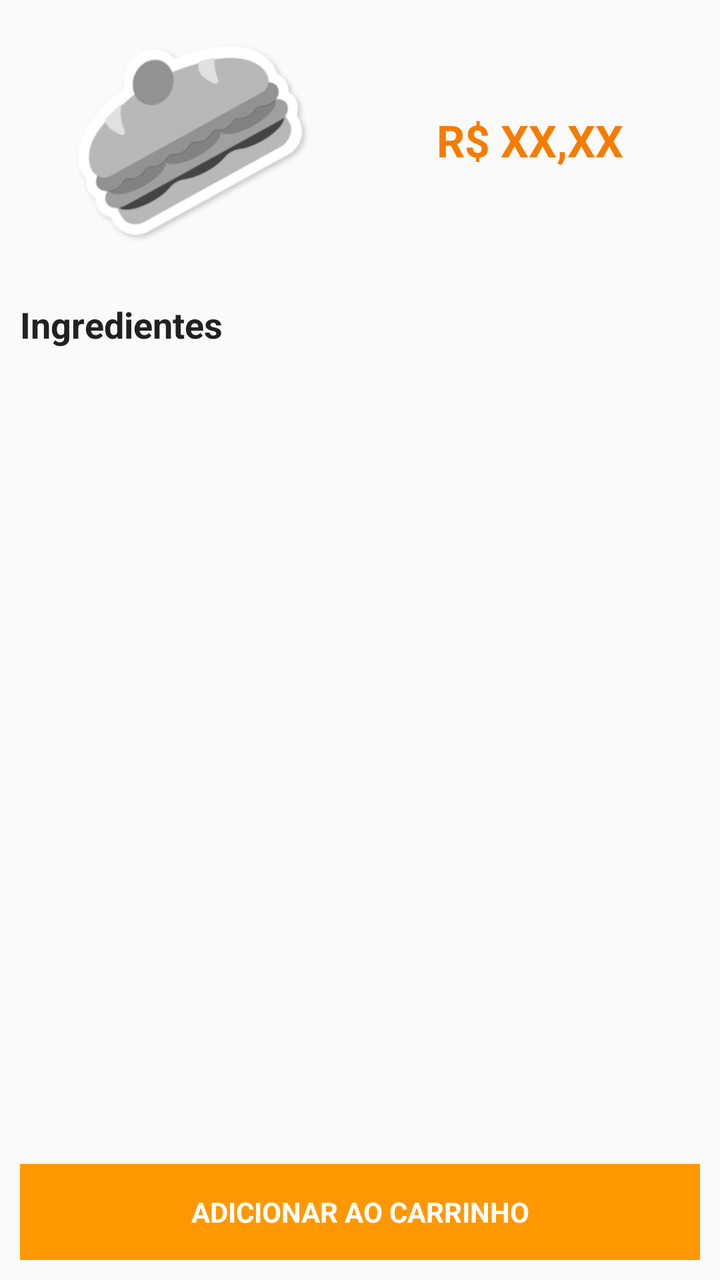
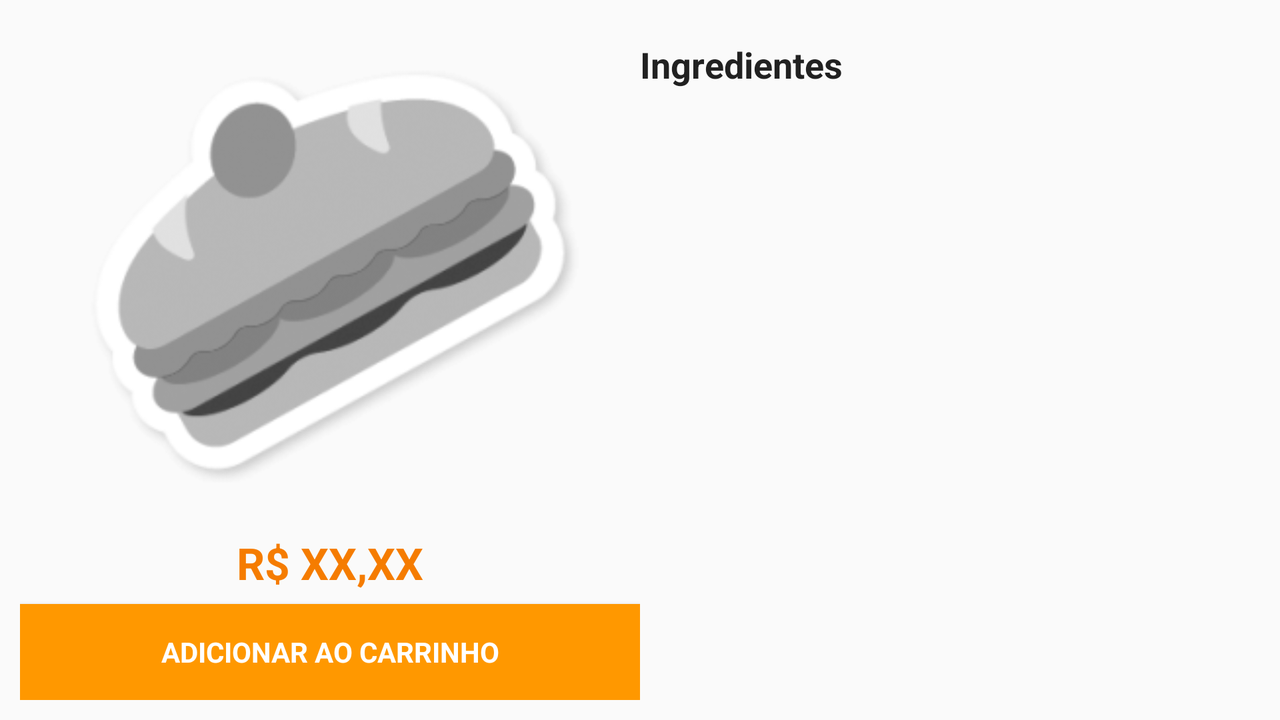

One screen, two layout resources from the same app: the default and the repository's alternative for another configuration. Each is rendered where Android would select it; the XML of both is given below.
<!-- AndroidManifest.xml: application theme AppTheme -->
<!-- res/layout/activity_sandwich_detail.xml -->
<?xml version="1.0" encoding="utf-8"?>
<RelativeLayout xmlns:android="http://schemas.android.com/apk/res/android"
    xmlns:tools="http://schemas.android.com/tools"
    android:layout_width="match_parent"
    android:layout_height="match_parent"
    android:layout_margin="@dimen/activity_margin"
    tools:context="br.com.andresguedes.sandwiches.view.activities.SandwichDetailActivity">

    <LinearLayout
        android:id="@+id/linearLayout"
        android:layout_width="match_parent"
        android:layout_height="wrap_content"
        android:layout_marginBottom="@dimen/activity_margin"
        android:orientation="horizontal">

        <ImageView
            android:id="@+id/imgFoto"
            android:layout_width="0dp"
            android:layout_height="120dp"
            android:layout_weight="1"
            android:src="@drawable/no_image" />

        <TextView
            android:id="@+id/txtPreco"
            android:layout_width="0dp"
            android:layout_height="wrap_content"
            android:layout_gravity="center"
            android:layout_weight="1"
            android:gravity="center"
            android:text="R$ XX,XX"
            android:textAppearance="@style/Base.TextAppearance.AppCompat.Large"
            android:textColor="@color/colorPrimaryDark"
            android:textStyle="bold" />

    </LinearLayout>

    <TextView
        android:id="@+id/textView"
        android:layout_width="match_parent"
        android:layout_height="wrap_content"
        android:layout_alignParentLeft="true"
        android:layout_alignParentStart="true"
        android:layout_below="@+id/linearLayout"
        android:layout_marginTop="10dp"
        android:text="Ingredientes"
        android:textAppearance="@style/Base.TextAppearance.AppCompat.Medium"
        android:textColor="@color/colorPrimaryText"
        android:textStyle="bold" />

    <android.support.v7.widget.RecyclerView
        android:id="@+id/rvIngredients"
        android:layout_width="match_parent"
        android:layout_height="match_parent"
        android:layout_above="@+id/btnAdicionarAoCarrinho"
        android:layout_below="@+id/textView"
        tools:listitem="@layout/ingredient_item_list" />

    <Button
        android:id="@+id/btnAdicionarAoCarrinho"
        style="@style/Button"
        android:layout_width="match_parent"
        android:layout_height="wrap_content"
        android:layout_alignParentBottom="true"
        android:text="@string/btn_add_cart" />

</RelativeLayout>
<!-- resources referenced by this layout -->
<resources>
  <color name="colorPrimaryDark">#F57C00</color>
  <color name="colorPrimaryText">#212121</color>
  <dimen name="activity_margin">10dp</dimen>
  <!-- drawable no_image: png bitmap (drawable-hdpi, 10407 bytes) -->
  <string name="btn_add_cart">ADICIONAR AO CARRINHO</string>
  <style name="Button" parent="@android:style/Widget.Button">
          <item name="android:background">@drawable/button</item>
          <item name="android:textColor">@android:color/white</item>
          <item name="android:textStyle">bold</item>
      </style>
  <style name="AppTheme" parent="Theme.AppCompat.Light.DarkActionBar">
          
          <item name="colorPrimary">@color/colorPrimary</item>
          <item name="colorPrimaryDark">@color/colorPrimaryDark</item>
          <item name="colorAccent">@color/colorAccent</item>
      </style>
  <!-- drawable button (drawable) -->
  <?xml version="1.0" encoding="utf-8"?>
  <selector xmlns:android="http://schemas.android.com/apk/res/android">
  
      <item android:state_pressed="true">
  
          <shape xmlns:android="http://schemas.android.com/apk/res/android"
              android:shape="rectangle">
              <solid android:color="@color/colorAccent" />
          </shape>
  
      </item>
      <item android:state_enabled="false">
  
          <shape xmlns:android="http://schemas.android.com/apk/res/android"
              android:shape="rectangle">
              <solid android:color="@color/colorPrimary" />
          </shape>
  
      </item>
      <item>
  
          <shape xmlns:android="http://schemas.android.com/apk/res/android"
              android:shape="rectangle">
              <solid android:color="@color/colorPrimary" />
          </shape>
  
      </item>
  
  
  </selector>
  <color name="colorPrimary">#FF9800</color>
  <color name="colorAccent">#FF5722</color>
</resources>
<!-- res/layout-land/activity_sandwich_detail.xml (the repository's variant of the layout above) -->
<!-- drawn on the phone turned sideways -->
<?xml version="1.0" encoding="utf-8"?>
<LinearLayout xmlns:android="http://schemas.android.com/apk/res/android"
    xmlns:tools="http://schemas.android.com/tools"
    android:layout_width="match_parent"
    android:layout_height="match_parent"
    android:layout_margin="@dimen/activity_margin"
    android:orientation="horizontal"
    tools:context="br.com.andresguedes.sandwiches.view.activities.SandwichDetailActivity">

    <LinearLayout
        android:layout_width="match_parent"
        android:layout_height="match_parent"
        android:layout_weight="1"
        android:orientation="vertical">

        <ImageView
            android:id="@+id/imgFoto"
            android:layout_width="match_parent"
            android:layout_height="0dp"
            android:layout_weight="1"
            android:src="@drawable/no_image" />

        <TextView
            android:id="@+id/txtPreco"
            android:layout_width="match_parent"
            android:layout_height="wrap_content"
            android:layout_gravity="center"
            android:layout_margin="@dimen/item_margin"
            android:gravity="center"
            android:text="R$ XX,XX"
            android:textAppearance="@style/Base.TextAppearance.AppCompat.Large"
            android:textColor="@color/colorPrimaryDark"
            android:textStyle="bold" />

        <Button
            android:id="@+id/btnAdicionarAoCarrinho"
            style="@style/Button"
            android:layout_width="match_parent"
            android:layout_height="wrap_content"
            android:text="@string/btn_add_cart" />

    </LinearLayout>

    <LinearLayout
        android:layout_width="match_parent"
        android:layout_height="match_parent"
        android:layout_weight="1"
        android:orientation="vertical">

        <TextView
            android:id="@+id/textView"
            android:layout_width="match_parent"
            android:layout_height="wrap_content"
            android:layout_marginTop="10dp"
            android:text="Ingredientes"
            android:textAppearance="@style/Base.TextAppearance.AppCompat.Medium"
            android:textColor="@color/colorPrimaryText"
            android:textStyle="bold" />

        <android.support.v7.widget.RecyclerView
            android:id="@+id/rvIngredients"
            android:layout_width="match_parent"
            android:layout_height="match_parent"
            tools:listitem="@layout/ingredient_item_list" />

    </LinearLayout>

</LinearLayout>
<!-- resources referenced by the variant -->
<!-- as the phone turned sideways resolves them -->
<resources>
  <color name="colorPrimaryDark">#F57C00</color>
  <color name="colorPrimaryText">#212121</color>
  <dimen name="activity_margin">10dp</dimen>
  <dimen name="item_margin">6dp</dimen>
  <!-- drawable no_image: png bitmap (drawable-hdpi, 10407 bytes) -->
  <string name="btn_add_cart">ADICIONAR AO CARRINHO</string>
  <style name="Button" parent="@android:style/Widget.Button">
          <item name="android:background">@drawable/button</item>
          <item name="android:textColor">@android:color/white</item>
          <item name="android:textStyle">bold</item>
      </style>
  <style name="AppTheme" parent="Theme.AppCompat.Light.DarkActionBar">
          
          <item name="colorPrimary">@color/colorPrimary</item>
          <item name="colorPrimaryDark">@color/colorPrimaryDark</item>
          <item name="colorAccent">@color/colorAccent</item>
      </style>
  <!-- drawable button (drawable) -->
  <?xml version="1.0" encoding="utf-8"?>
  <selector xmlns:android="http://schemas.android.com/apk/res/android">
  
      <item android:state_pressed="true">
  
          <shape xmlns:android="http://schemas.android.com/apk/res/android"
              android:shape="rectangle">
              <solid android:color="@color/colorAccent" />
          </shape>
  
      </item>
      <item android:state_enabled="false">
  
          <shape xmlns:android="http://schemas.android.com/apk/res/android"
              android:shape="rectangle">
              <solid android:color="@color/colorPrimary" />
          </shape>
  
      </item>
      <item>
  
          <shape xmlns:android="http://schemas.android.com/apk/res/android"
              android:shape="rectangle">
              <solid android:color="@color/colorPrimary" />
          </shape>
  
      </item>
  
  
  </selector>
  <color name="colorPrimary">#FF9800</color>
  <color name="colorAccent">#FF5722</color>
</resources>
